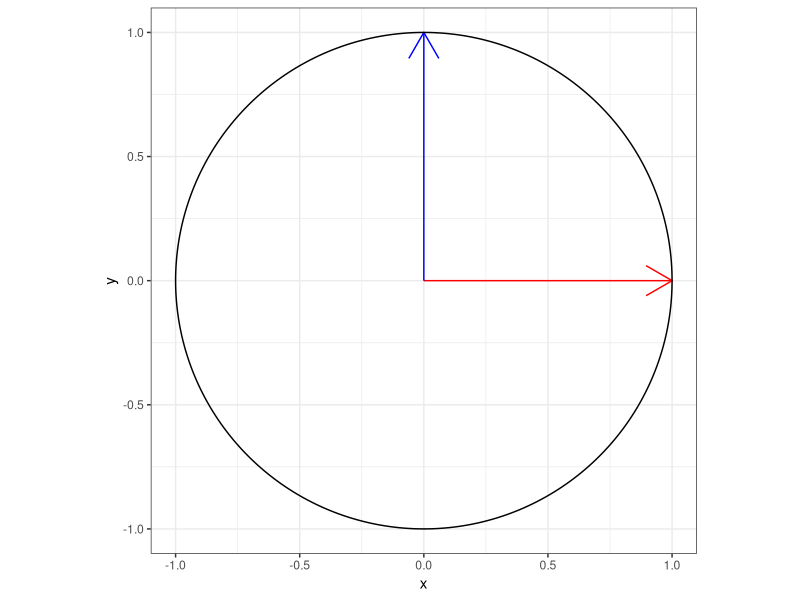

This figure's R source:
library(ggforce)
library(dplyr)
b1 <- c(1, 0)
b2 <- c(0, 1)
df <- data.frame(x = c(b1[1], b2[1]), y = c(b1[2], b2[2]))


ggplot() +
  geom_segment(aes(x = 0, y = 0, xend = 1, yend = 0), color = "red", arrow = arrow(length = unit(0.3, "inches"))) +
  geom_segment(aes(x = 0, y = 0, xend = 0, yend = 1), color = "blue", arrow = arrow(length = unit(0.3, "inches"))) +
  geom_line() +
  geom_ellipse(aes(x0 = 0, y0 = 0, a = 1, b = 1, angle = 0)) +
  coord_fixed() +
  labs(x = "x", y = "y") +
  theme_bw()
